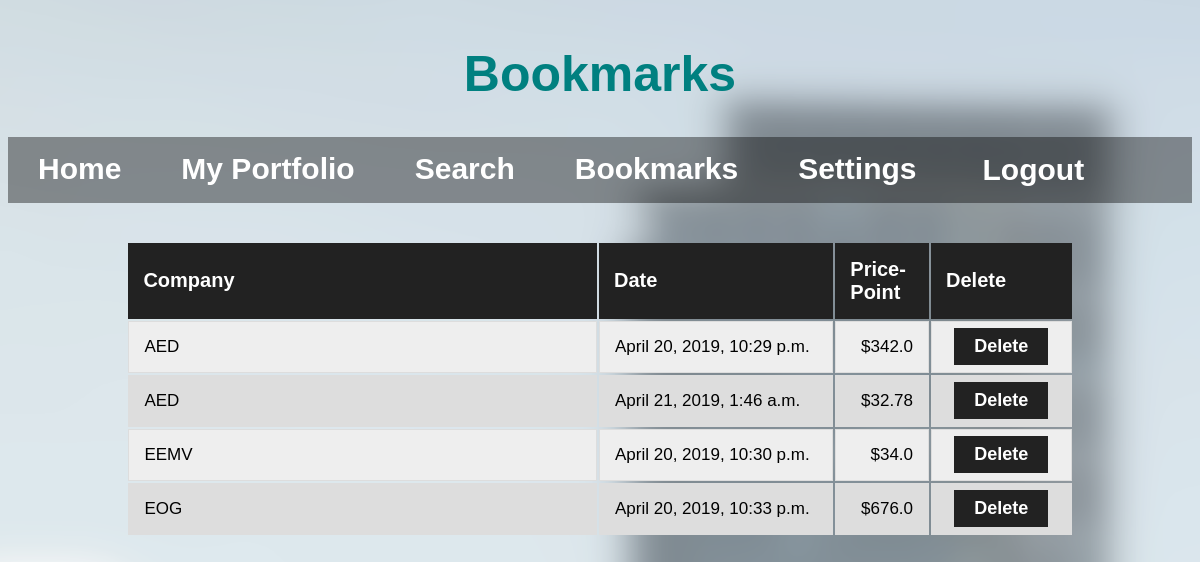
Before: /bookmarks (signed in) with the older database file.
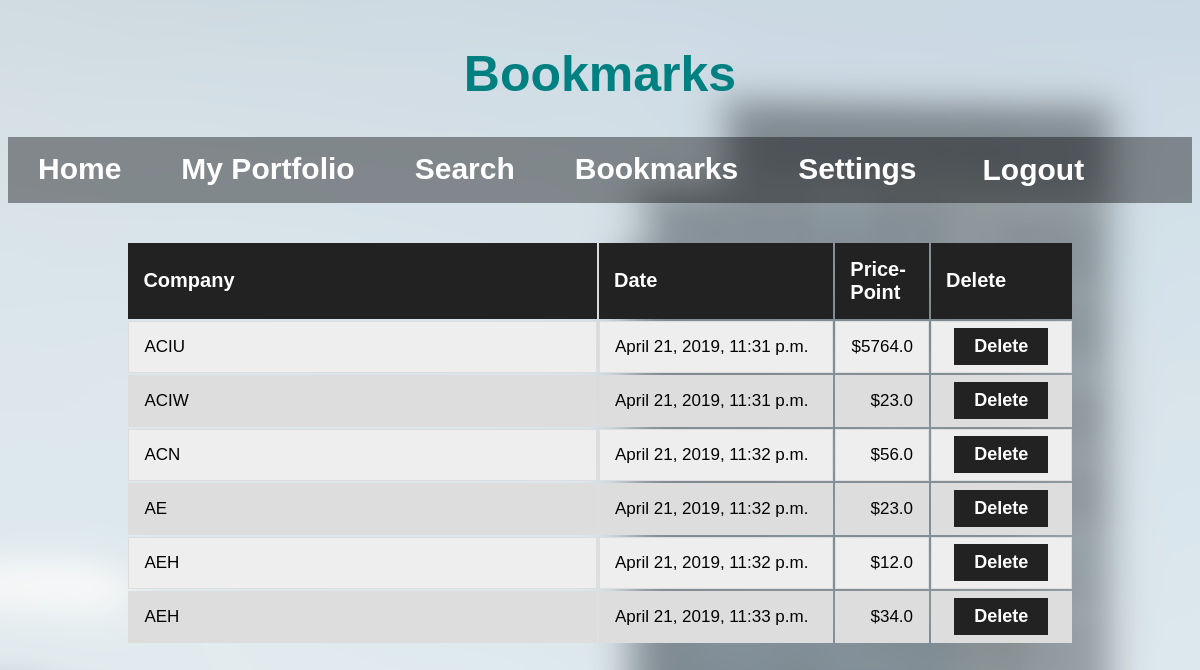
After: the same page with the newer database file.
### XChange/models.py (models this page shows)
class Bookmark(models.Model):
    userProfile = models.ForeignKey(UserProfile)
    companyName = models.CharField(max_length=250)
    setDate = models.DateTimeField()
    bookmarkPrice = models.FloatField(max_length=250)
    bookmarkAmount = models.IntegerField(max_length=250)

### XChange/views.py (the view, shortened to what this page needs)
# urls.py: url(r'^bookmarks', views.bookmarks, name='bookmarks'),
def bookmarks(request):
    if not request.user.is_authenticated:
        return redirect('%s?next=%s' % (djSettings.LOGIN_URL, request.path))
    currentProfile = UserProfile.objects.get(user = request.user)
    userBookmarks = Bookmark.objects.filter(userProfile = currentProfile).order_by('companyName')
    return render(request, 'XChange/bookmarks.html', {'userBookmarks': userBookmarks})

### XChange/templates/XChange/bookmarks.html (shortened to what this page needs)
<!DOCTYPE html>
<html>
  <head>
    <link rel="stylesheet" type="text/css" href="/static/XChange/css/bookmarks.css" />
    <link rel="stylesheet" type="text/css" href="/static/XChange/css/common.css" />
  </head>
  <body>
    <h1 id="bookmark-title">Bookmarks</h1>
    <div class="navBarDiv">
      <ul class="navBarList">
        <li class="homeNav"><a href="home.html">Home</a></li>
        <li class="portNav"><a href="myPortfolio.html">My Portfolio</a></li>
        <li class="srchNav"><a href="search.html">Search</a></li>
        <li class="bmarkNav"><a href="#">Bookmarks</a></li>
        <li class="settNav"><a href="settings.html">Settings</a></li>
        <li class="logOut">
                  <form method='POST'>
                    <button type="submit" name="submit" value="Logout">Logout</button>
                  </form></li>
      </ul>
    </div>
    <br>
    <div id="tableDiv">
      <table id = "tableBookmark">
        <col id="compNameBook">
        <col id="dateBook">
        <col id="priceBook">
        <col id="deleteButton">
        <tr>
          <th>Company</th>
          <th>Date</th>
          <th class="rightAlignPrice">Price-Point</th>
          <th id="deleteHeader">Delete</th>
        </tr>
        {% for b in userBookmarks %}
          <tr>
            <td>{{b.companyName}}</td>
            <td>{{b.setDate}}</td>
            <td class="rightAlignPrice">${{b.bookmarkPrice}}</td>
            <td class="deleteCell">
            <form method='POST'>
                <button type="submit" name="delete" value="{{b.id}}">Delete</button>
            </form>
            </td>
          </tr>
        {% endfor %}
      </table>
    </div>
  </body>
</html>

### XChange/static/XChange/css/bookmarks.css (style rules this page uses)
#bookmark-title { color: teal; text-align: center; padding-top: 1%; font-family: 'Arial'; font-size: 50px; }
#tableDiv { width: 80%; margin: auto; }
#tableBookmark { padding-top: 20px; }
#tableBookmark td { border: 1px solid #ddd; }
#deleteHeader { text-align: center; }
#tableBookmark th { text-align: left; background-color: #222; color: white; font-family: Arial; font-size: 20px; border: none; }
#tableBookmark td, th { padding: 15px; font-size: 17px; font-family: Arial; }
#tableBookmark tr:nth-child(odd) { background-color: #dddddd; }
#tableBookmark tr:nth-child(even) { background-color: #eeeeee; }
#tableBookmark button { background-color: #222; color: white; font-size: 18px; font-family: Arial; padding: 8px; padding-right: 20px; padding-left: 20px; margin: -15px; border: none; justify-content: center; font-weight: bold; }
.deleteCell { text-align: center; }
table { width: 100%; margin: auto; }
#compNameBook { width: 50%; }
#dateBook { width: 25%; }
#priceBook { width: 10%; }
table .rightAlignPrice { text-align: right; }
body { background-image: url("/static/XChange/images/bookmarkCity.png"); background-size: 2000px 1333px; }

### XChange/static/XChange/css/common.css (style rules this page uses)
body { background-color: #EEEEEE; position: relative; min-height: 100%; min-height: 100vh; }
.navBarDiv { margin: auto; }
.navBarList { list-style-type: none; overflow: hidden; padding: 0; margin: 0; background-color: rgba(0, 0, 0, .4); }
li { float: left; }
li a { display: block; text-decoration: none; color: white; padding: 15px 30px 15px 30px; text-align: center; font-weight: bold; font-family: "Arial"; font-size: 30px; }
.logOut button { border: none; background-color: rgba(0, 0, 0, 0); color: white; text-align: center; font-weight: bold; font-family: "Arial"; font-size: 30px; }
.logOut { display: block; text-decoration: none; padding: 15px 30px 15px 30px; text-align: center; font-weight: bold; font-family: "Arial"; font-size: 20px; }

Changed rows visible on the page:
removed Bookmark: companyName "AED", setDate "April 20, 2019, 10:29 p.m.", bookmarkPrice "342.0", {{ b.id }} 1 (drawn)
removed Bookmark: companyName "EEMV", setDate "April 20, 2019, 10:30 p.m.", bookmarkPrice "34.0", {{ b.id }} 2 (drawn)
removed Bookmark: companyName "EOG", setDate "April 20, 2019, 10:33 p.m.", bookmarkPrice "676.0", {{ b.id }} 3 (drawn)
added Bookmark: companyName "ACIU", setDate "April 21, 2019, 11:31 p.m.", bookmarkPrice "5764.0", {{ b.id }} 1 (drawn)
added Bookmark: companyName "ACIW", setDate "April 21, 2019, 11:31 p.m.", bookmarkPrice "23.0", {{ b.id }} 2 (drawn)
added Bookmark: companyName "ACN", setDate "April 21, 2019, 11:32 p.m.", bookmarkPrice "56.0", {{ b.id }} 3 (drawn)
changed Bookmark (number 4 of 6 on the later page): companyName "AED" → "AE"; setDate "April 21, 2019, 1:46 a.m." → "April 21, 2019, 11:32 p.m."; bookmarkPrice "32.78" → "23.0"
added Bookmark: companyName "AEH", setDate "April 21, 2019, 11:32 p.m.", bookmarkPrice "12.0", {{ b.id }} 5 (drawn)
added Bookmark: companyName "AEH", setDate "April 21, 2019, 11:33 p.m.", bookmarkPrice "34.0", {{ b.id }} 6 (drawn)
